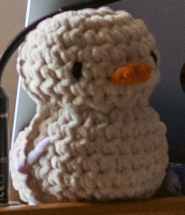
#> input picture CV-image-basics/ratunel.png, 185 x 215 px
$ python crop-img.py
#> lines starting #> are read from the running program, lines starting #| are printed output that depends on the picture
import cv2 as cv

img = cv.imread('ratunel.png')
#> img is the input picture: shape (215, 185, 3); mean B, G, R 80.7, 91.5, 107.7

# slicing
cropped = img[100:180, 100:200]
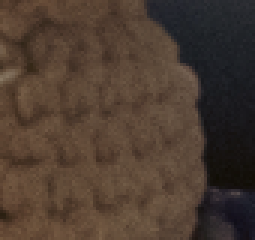
#> cropped: shape (80, 85, 3) (shown 3 times larger); mean B, G, R 48.6, 59.8, 76

# ROI
x, y, w, h = 100,50, 100,100
roi = img[y:y+h, x:x+w]
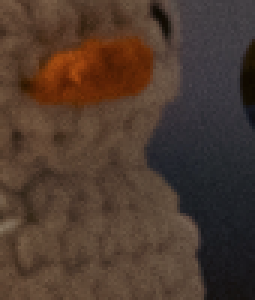
#> roi: shape (100, 85, 3) (shown 3 times larger); mean B, G, R 46.3, 57.8, 77.2

cv.imshow('cropped 1', cropped)
cv.imshow('actual ratunel', img)
cv.imshow('roi', roi)
cv.waitKey(0)
cv.destroyAllWindows()
